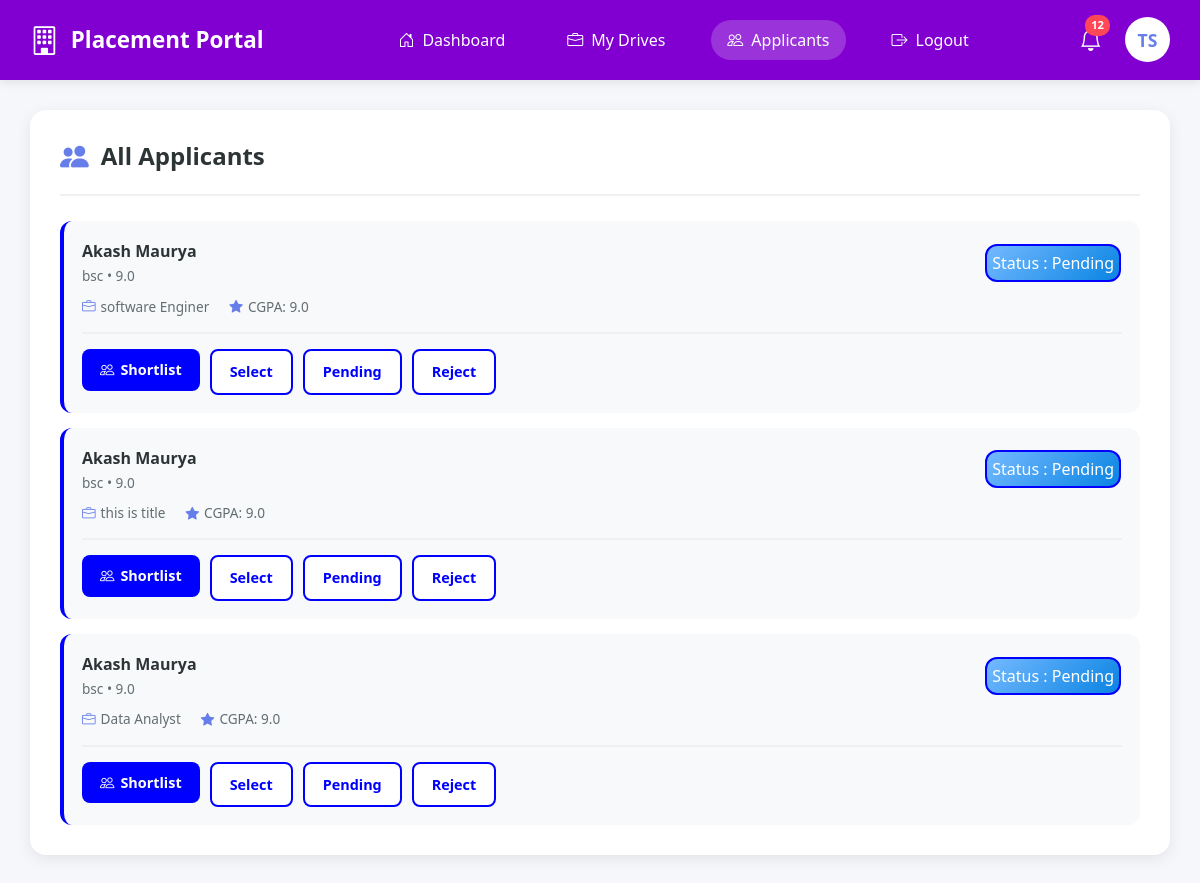
/company/applications (signed in), run on an earlier commit of the app's database.
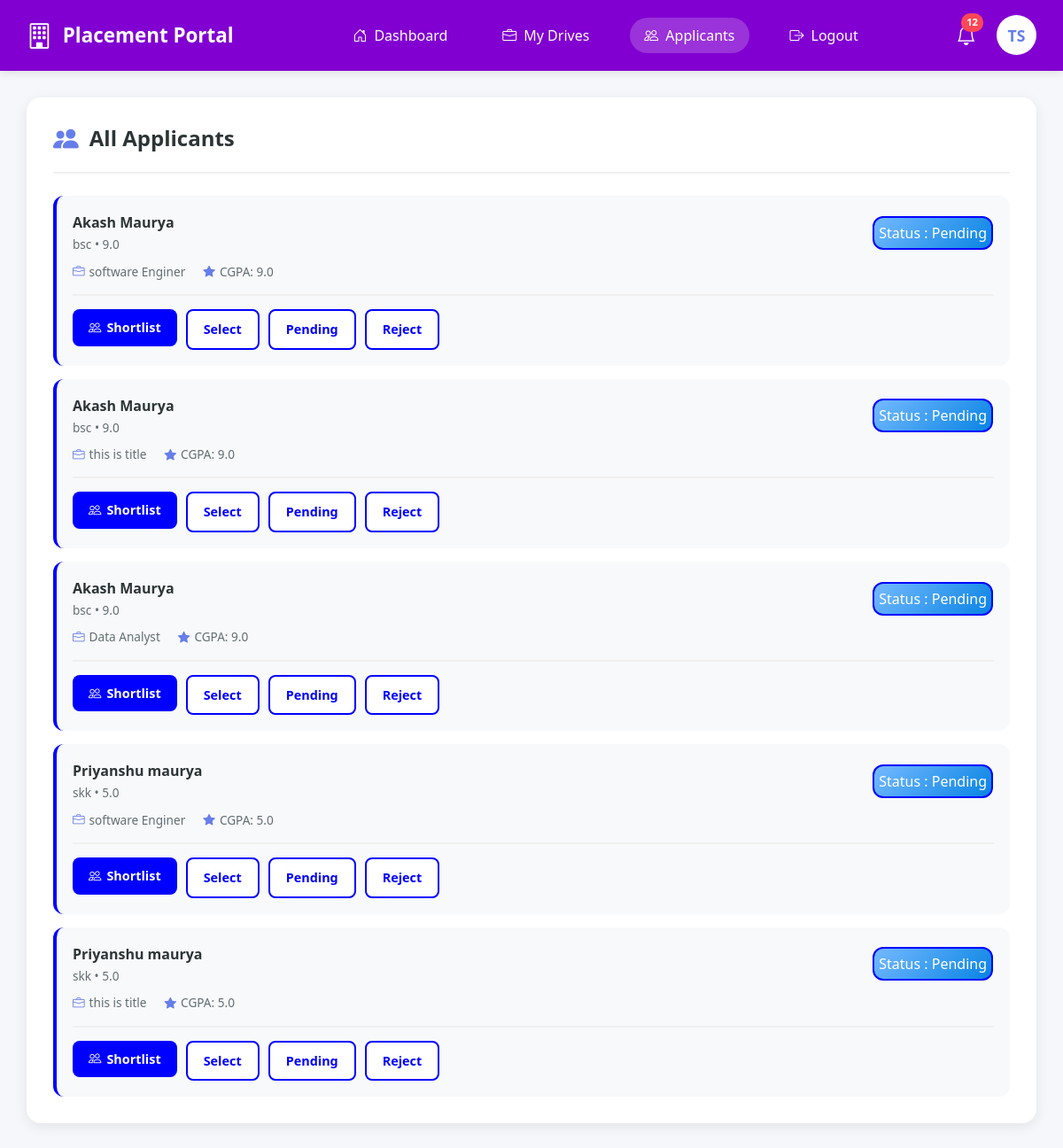
And on a later commit of the database.
### portal/models.py (models this page shows)
class Application(db.Model,UserMixin):
    __tablename__ = 'applications'
    id = db.Column(db.Integer , primary_key = True)
    student_id = db.Column(db.Integer,db.ForeignKey('students.id'), nullable = False)
    drive_id = db.Column(db.Integer,db.ForeignKey('placement_drives.id') , nullable = False)
    applied_at = db.Column(db.DateTime,default = datetime.utcnow)
    status = db.Column(db.String(30), nullable = False,default = 'PENDING')#PENDING , SHORTLISTED,SELECTED , REJECTED
    drive = db.relationship('Drive', backref='applications')
    student = db.relationship('Student' , backref = 'students')
    __table_args__ = (
    db.UniqueConstraint('student_id', 'drive_id', name='unique_student_drive'),
)

class Student(db.Model,UserMixin):
    __tablename__ = 'students'
    id = db.Column(db.Integer , primary_key = True)
    user_id = db.Column(db.Integer,db.ForeignKey('users.id') , nullable = False)
    name = db.Column(db.String(50),nullable = False)
    branch = db.Column(db.String(30) )
    cgpa = db.Column(db.Float ,nullable = False)
    resume_path = db.Column(db.String(200),nullable= False)
    is_blacklisted = db.Column(db.Boolean , default = False)

class Drive(db.Model,UserMixin):
    __tablename__ = 'placement_drives'
    id = db.Column(db.Integer , primary_key = True)
    company_id = db.Column(db.Integer,db.ForeignKey('companies.id') , nullable = False)
    job_title = db.Column(db.String(100), nullable = False)
    description = db.Column(db.String(200), nullable = False)
    eligibility = db.Column(db.String(100), nullable = False)
    deadline = db.Column(db.DateTime, nullable = False)
    status = db.Column(db.String(20), nullable = False,default ='APPROVED') #APPROVED,PENDING,CLOSED
    company = db.relationship('Company' , backref = 'companies')

### app.py (the view)
@app.route("/company/applications")
@login_required
def company_app():
    c = Company.query.filter_by(user_id = current_user.id).first_or_404()
    applications = db.session.query(Application).join(Drive).filter(
    Drive.company_id == c.id
).all()
    return render_template('company/company_app.html',
                           applications = applications)

### app.py (called while the page is built)
@login_manager.user_loader
def load_user(user_id):
    return User.query.get(int(user_id))

### templates/company/company_app.html (shortened to what this page needs)
{% extends "company/company_base.html" %}
{% block content %}
<div class="main-container">
    <div class="section-card">
        <div class="section-header">
            <h2>
                <i class="bi bi-people-fill icon"></i>
                All Applicants
            </h2>
        </div>
        {% for app in applications %}
        <div class="applicants-list">
            <div class="applicant-card">
                <div class="applicant-header">
                    <div class="applicant-info">
                        <div class="applicant-name">{{app.student.name}} </div>
                        <div class="applicant-details">{{app.student.branch}} • {{app.student.cgpa}} </div>
                    </div>
                    {% if app.status == 'PENDING' %}
                    <button class="status-applied">
                        Status : Pending
                    </button>
                    {% elif app.status == 'SHORTLISTED' %}
                    <button class="status-shortlisted">
                        Status : Shortlisted
                    </button>
                    {% elif app.status == 'REJECTED' %}
                    <button class="status-rejected">
                        Status : Rejected
                    </button>
                    {% else %}
                    <button class="status-selected">
                        Status : Selected
                    </button>
                    {% endif %}
                </div>
                <div class="applicant-meta">
                    <div class="applicant-meta-item">
                        <i class="bi bi-briefcase"></i>
                        <span><span>{{app.drive.job_title}} </span></span>
                    </div>
                    <div class="applicant-meta-item">
                        <i class="bi bi-star-fill"></i>
                        <span>CGPA: {{app.student.cgpa}} </span>
                    </div>
                </div>
                <div class="drive-actions">
                    <a href="{{url_for('shortlist' , apple_id = app.id)}}">
                        <button class="btn-action btn-view">
                            <i class="bi bi-people"></i>
                            Shortlist
                        </button>
                    </a>
                    <a href="{{url_for('select' , apple_id = app.id)}}">
                        <button class="btn-action btn-edit">
                            Select
                        </button>
                    </a>
                    <a href="{{url_for('pending' , apple_id = app.id)}}">
                        <button class="btn-action btn-edit">
                            Pending
                        </button>
                    </a>
                    <a href="{{url_for('reject' , apple_id = app.id)}}">
                        <button class="btn-action btn-edit">
                            Reject
                        </button>
                    </a>
                </div>
            </div>
            {% endfor %}
        </div>
    </div>
</div>
{% endblock %}

What changed in the data, as far as the page shows it:
added Application: student.name "Priyanshu maurya", student.branch "skk", student.cgpa "5.0", status "Status : Pending", drive.job_title "software Enginer"
added Application: student.name "Priyanshu maurya", student.branch "skk", student.cgpa "5.0", status "Status : Pending", drive.job_title "this is title"
